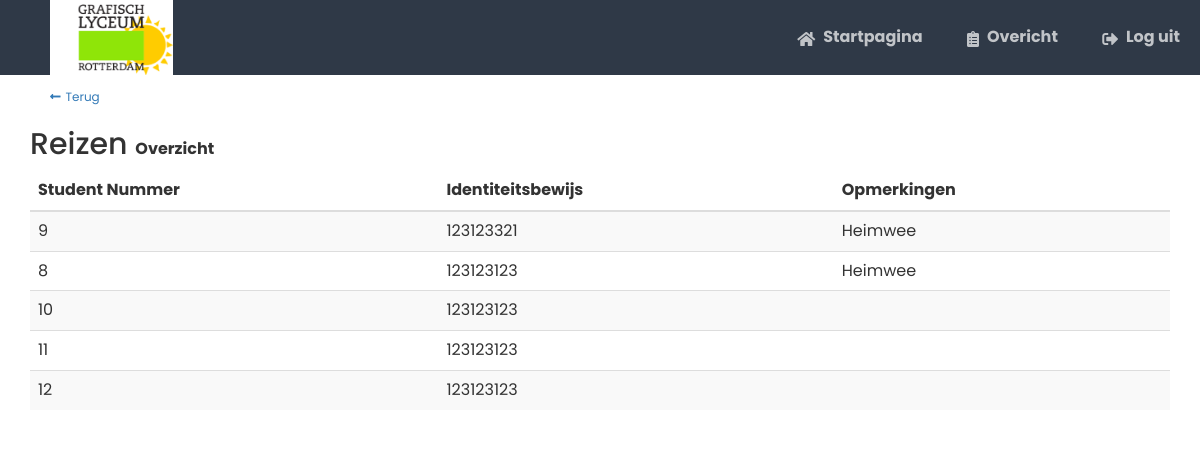
The app's page /ex85657/dashboard/ingeschreven.php?id=2 (signed in) with its own data.
### tables this page shows
CREATE TABLE `Inschrijvingen` (
  `ID` int(5) NOT NULL,
  `StudentNummer` int(5) NOT NULL,
  `ReisID` int(5) NOT NULL,
  `Identiteitbewijs` int(9) NOT NULL,
  `Opmerkingen` varchar(200) NOT NULL
);

### ex85657/dashboard/ingeschreven.php (the view, shortened to what this page needs)
<?php
include '../config.php';
 $id = $_GET['id'];
?>
<!DOCTYPE html>
<html lang="en">
<head>
    <link rel="stylesheet" href="https://use.fontawesome.com/releases/v5.7.1/css/all.css">
    <link rel="stylesheet" href="https://maxcdn.bootstrapcdn.com/bootstrap/3.3.7/css/bootstrap.min.css">
    <link rel="stylesheet" href="../css/crud-style.css">
</head>
<body>
<nav class="navtop">
    <div class="navtop-header">
        <img src="../img/glr.png" style="height: 100%;padding: 0px 50px">
        <div class="navbar-right">
            <a href="index.php"><i class="fas fa-home"></i>Startpagina</a>
            <?php
            if (isset($_SESSION['admin-loggedin'])) {
                ?>
                <a href="home.php"><i class="fas fa-clipboard-list"></i>Overicht</a>
                <a href="../admin/logout.php"><i class="fas fa-sign-out-alt"></i>Log uit</a>
                <?php
            }
            ?>
        </div>
    </div>
</nav>
<div class="container">
    <div class="table-wrapper">
        <div class="table-title">
            <a href="home.php" style="width: 100%;padding: 0px 20px;font-size: 12px;"><i class="fas fa-long-arrow-alt-left" style="margin-right: 5px;font-size: 12px"></i>Terug</a>
            <div class="row">
                <div class="col-sm-6">
                    <h2>Reizen <b>Overzicht</b></h2>
                </div>
            </div>
        </div>
        <table class="table table-striped table-hover">
            <thead>
            <tr>
                <th>Student Nummer</th>
                <th>Identiteitsbewijs</th>
                <th>Opmerkingen</th>
            </tr>
            </thead>
            <tbody>
            <?php
            $result = mysqli_query($con, "SELECT * FROM Inschrijvingen WHERE ReisID =".$id);
            while ($row = mysqli_fetch_array($result)) {
                ?>
                <tr id="<?php echo $row["ID"]; ?>">
                    <td><?php echo $row['StudentNummer']; ?></td>
                    <td><?php echo $row["Identiteitbewijs"]; ?></td>
                    <td><?php echo $row["Opmerkingen"]; ?></td>
                </tr>
                <?php
            }
            ?>
            </tbody>
        </table>
    </div>
</div>
</body>
</html>

### ex85657/css/crud-style.css (style rules this page uses)
* { box-sizing: border-box; font-family: 'Poppins'; font-size: 16px; -webkit-font-smoothing: antialiased; -moz-osx-font-smoothing: grayscale; }
.navtop { background-color: #2f3947; height: 75px; width: 100%; border: 0; }
.navtop-header { height: 75px; width: auto; }
.navtop a { height: 100%; }
.navbar-right { float: right; height: 100%; margin-right: 0px !important; }
.navtop div h1, .navtop div a { display: inline-flex; align-items: center; }
.navtop div a { padding: 0 20px; text-decoration: none; color: #c1c4c8; font-weight: bold; }
.navtop div a i { padding: 2px 8px 0 0; }

### records on screen
inschrijvingen: StudentNummer "9", Identiteitbewijs "123123321", Opmerkingen "Heimwee"
inschrijvingen: StudentNummer "8", Identiteitbewijs "123123123", Opmerkingen "Heimwee"
inschrijvingen: StudentNummer "10", Identiteitbewijs "123123123"
inschrijvingen: StudentNummer "11", Identiteitbewijs "123123123"
inschrijvingen: StudentNummer "12", Identiteitbewijs "123123123"
